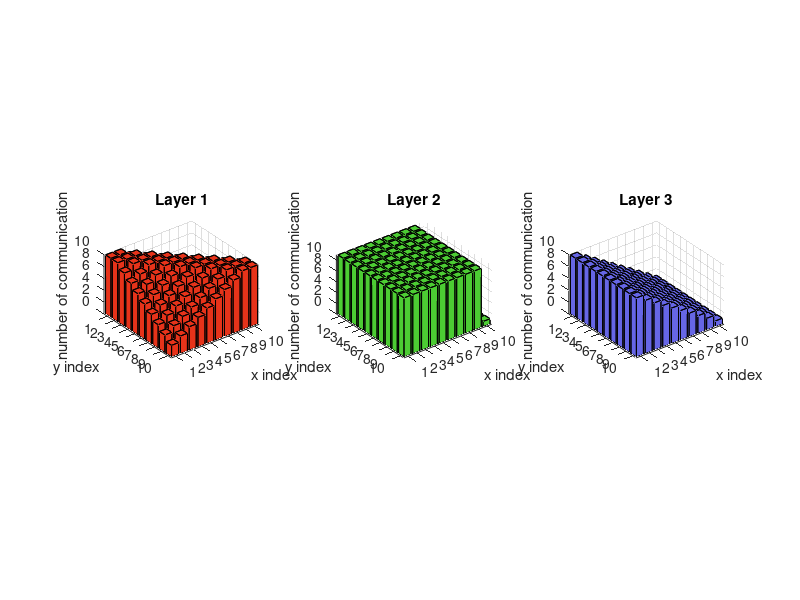

This figure's MATLAB source:
%L = [];
clear all;
clc;
xlink = []; %(X-1)*Y*Z
rxlink = [];
ylink = []; %X*(Y-1)*Z
rylink = [];
zlink = []; %X*Y*(Z-1)r
rzlink = [];
for SIZE=10:10
    X = SIZE;
    Y = SIZE;
    Z = 3;
    %for l=1:(X+Y+Z-2)
        %L(l,SIZE) = 0;
        xlink(1:X,1:Y,1:Z,SIZE)=0;
        ylink(1:X,1:Y,1:Z,SIZE)=0;
        zlink(1:X,1:Y,1:Z,SIZE)=0;
        rxlink(1:X,1:Y,1:Z,SIZE)=0;
        rylink(1:X,1:Y,1:Z,SIZE)=0;
        rzlink(1:X,1:Y,1:Z,SIZE)=0;
    %end

    for a=1:X
        for b=1:Y
            %for c=1:Z
            c=1; %matrix A
            current = [a,b,1];
            destination = [b,a,3];
            
            while (current(1) ~= destination(1) || current(2) ~= destination(2) || current(3) ~= destination(3))         
                if (current(1) < destination (1))
                    xlink(current(1),current(2),current(3),SIZE)=xlink(current(1),current(2),current(3),SIZE)+1;
                    current(1) = current(1)+1;
                    %disp(current(1));
                elseif (current(1) > destination (1))
                    rxlink(current(1),current(2),current(3),SIZE)=rxlink(current(1),current(2),current(3),SIZE)+1;
                    current(1) = current(1)-1;
                    %disp(current(1));
                else % equal
                    %disp(current(1));
                    if (current(2) < destination (2))
                        ylink(current(1),current(2),current(3),SIZE)=ylink(current(1),current(2),current(3),SIZE)+1;
                        current(2) = current(2)+1;
                        %disp(current(2));
                    elseif (current(2) > destination (2))
                        rylink(current(1),current(2),current(3),SIZE)=rylink(current(1),current(2),current(3),SIZE)+1;
                        current(2) = current(2)-1;
                        %disp(current(2));
                    else % equal
                        if (current(3) < destination (3))
                            zlink(current(1),current(2),current(3),SIZE)=zlink(current(1),current(2),current(3),SIZE)+1;
                            current(3) = current(3)+1;
                        elseif (current(3) > destination (3))
                            rzlink(current(1),current(2),current(3)-1,SIZE)=rzlink(current(1),current(2),current(3)-1,SIZE)+1;
                            current(3) = current(3)-1;
                        else % equal
                            break;
                        end
                    end
                end
            end
            
            c=2; %matrix B
            current = [a,b,3];
            for k=1:SIZE
                destination = [a,k,2];
                while (current(1) ~= destination(1) || current(2) ~= destination(2) || current(3) ~= destination(3))         
                    if (current(1) < destination (1))
                        xlink(current(1),current(2),current(3),SIZE)=xlink(current(1),current(2),current(3),SIZE)+1;
                        current(1) = current(1)+1;
                        %disp(current(1));
                    elseif (current(1) > destination (1))
                        rxlink(current(1),current(2),current(3),SIZE)=rxlink(current(1),current(2),current(3),SIZE)+1;
                        current(1) = current(1)-1;
                        %disp(current(1));
                    else % equal
                        %disp(current(1));
                        if (current(2) < destination (2))
                            ylink(current(1),current(2),current(3),SIZE)=ylink(current(1),current(2),current(3),SIZE)+1;
                            current(2) = current(2)+1;
                            %disp(current(2));
                        elseif (current(2) > destination (2))
                            rylink(current(1),current(2),current(3),SIZE)=rylink(current(1),current(2),current(3),SIZE)+1;
                            current(2) = current(2)-1;
                            %disp(current(2));
                        else % equal
                            if (current(3) < destination (3))
                                zlink(current(1),current(2),current(3),SIZE)=zlink(current(1),current(2),current(3),SIZE)+1;
                                current(3) = current(3)+1;
                            elseif (current(3) > destination (3))
                                rzlink(current(1),current(2),current(3),SIZE)=rzlink(current(1),current(2),current(3),SIZE)+1;
                                current(3) = current(3)-1;
                            else % equal
                                break;
                            end
                        end
                    end
                end
            end
            
            
        end
    end
end
% 
%for SIZE=3:3
SIZE=10;
    %subplot(3,1,SIZE);
    %imagesc(xlink(:,:,SIZE))
    for  i=1:SIZE
        for j=1:SIZE
            for l=1:3
            data(i,j,l)=xlink(i,j,l,SIZE)+rxlink(i,j,l,SIZE)+ylink(i,j,l,SIZE)+rylink(i,j,l,SIZE)+zlink(i,j,l,SIZE)+rzlink(i,j,l,SIZE);
            end
        end    
    end

subplot(1,3,1);
bh1=bar3(data(:,:,1));
set(bh1,'FaceColor',[0.9 0.2 0.1]);
xlabel({'x index'});
ylabel({'y index'});
zlabel({'number of communication'});
title('Layer 1');

subplot(1,3,2);
bh1=bar3(data(:,:,2));
set(bh1,'FaceColor',[0.3 .8 0.2]);
xlabel({'x index'});
ylabel({'y index'});
zlabel({'number of communication'});
title('Layer 2');

subplot(1,3,3);
bh1=bar3(data(:,:,3));
set(bh1,'FaceColor',[0.4 0.4 .9]);
xlabel({'x index'});
ylabel({'y index'});
zlabel({'number of communication'});
title('Layer 3');

%hold on;
%end



